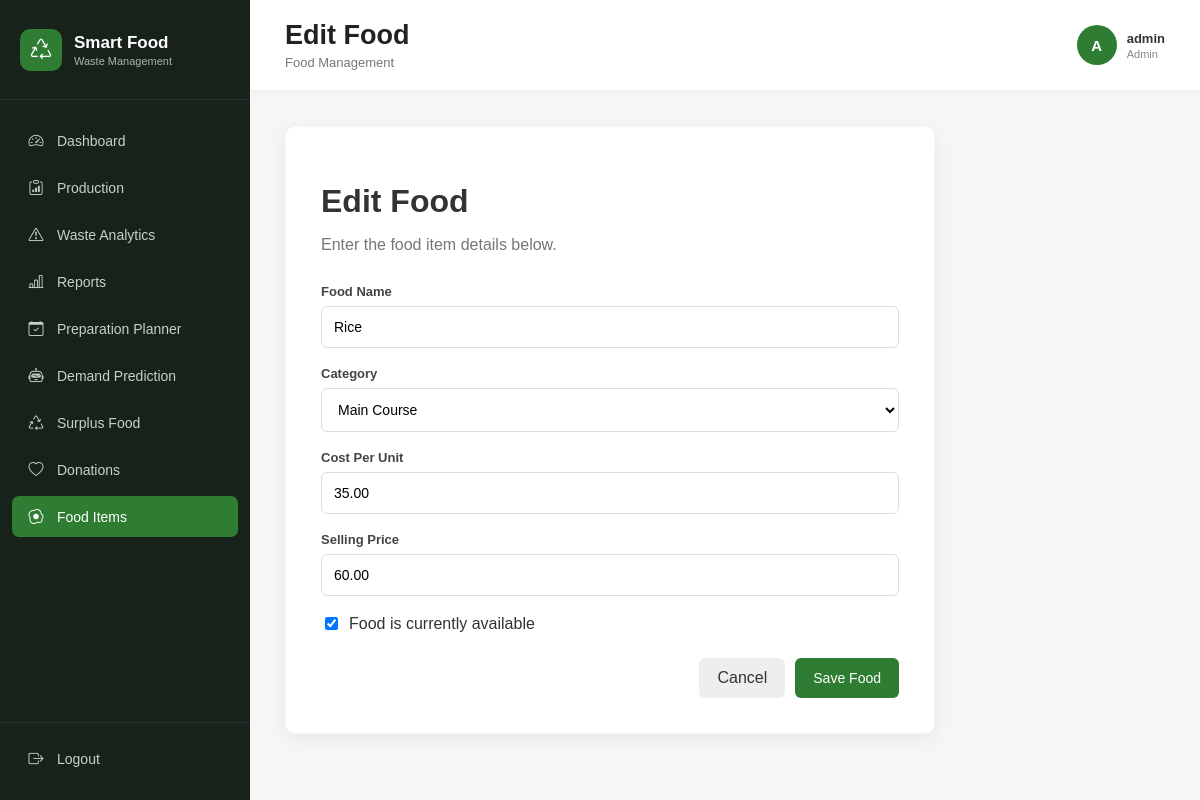
Screenshot of /foods/3/edit/ (signed in) with the database file from the repository.
### waste_management/models.py (models this page shows, shortened)
class FoodItem(models.Model):
    CATEGORY_CHOICES = [
        ('Breakfast', 'Breakfast'),
        ('Main Course', 'Main Course'),
        ('Snacks', 'Snacks'),
        ('Dessert', 'Dessert'),
        ('Beverage', 'Beverage'),
        ('Other', 'Other'),
    ]
    food_name = models.CharField(
        max_length=100
    )
    category = models.CharField(
        max_length=50,
        choices=CATEGORY_CHOICES
    )
    cost_per_unit = models.DecimalField(
        max_digits=10,
        decimal_places=2,
        validators=[MinValueValidator(0)]
    )
    selling_price = models.DecimalField(
        max_digits=10,
        decimal_places=2,
        validators=[MinValueValidator(0)]
    )
    is_available = models.BooleanField(
        default=True
    )
    created_at = models.DateTimeField(
        auto_now_add=True
    )
    updated_at = models.DateTimeField(
        auto_now=True
    )

### waste_management/views.py (the view)
@login_required
def edit_food(request, food_id):
    if not request.user.groups.filter(
        name="Admin"
    ).exists():
        return redirect("dashboard")
    food = get_object_or_404(
        FoodItem,
        id=food_id
    )
    if request.method == "POST":
        form = FoodItemForm(
            request.POST,
            instance=food
        )
        if form.is_valid():
            form.save()
            messages.success(
                request,
                "Food item updated successfully."
            )
            return redirect("food_list")
    else:
        form = FoodItemForm(
            instance=food
        )
    return render(
        request,
        "waste_management/food_form.html",
        {
            "form": form,
            "title": "Edit Food"
        }
    )

### waste_management/templates/waste_management/food_form.html (shortened to what this page needs)
{% extends 'waste_management/base.html' %}
{% block page_title %}
  {{ title }}
{% endblock %}
{% block page_subtitle %}
  Food Management
{% endblock %}
{% block content %}
  <div class="form-card">
    <h1>{{ title }}</h1>
    <p>Enter the food item details below.</p>
    <form method="POST">
      <div class="form-group">
        <label>Food Name</label>
        {{ form.food_name }}
      </div>
      <div class="form-group">
        <label>Category</label>
        {{ form.category }}
      </div>
      <div class="form-group">
        <label>Cost Per Unit</label>
        {{ form.cost_per_unit }}
      </div>
      <div class="form-group">
        <label>Selling Price</label>
        {{ form.selling_price }}
      </div>
      <div class="checkbox-group">
        {{ form.is_available }}
        <label>Food is currently available</label>
      </div>
      <div class="form-actions">
        <a href="{% url 'food_list' %}" class="cancel-btn">Cancel</a>
        <button type="submit" class="primary-btn">Save Food</button>
      </div>
    </form>
  </div>
{% endblock %}

### waste_management/templates/waste_management/base.html (shortened to what this page needs)
{% load static %}
<!DOCTYPE html>
<html lang="en">
  <head>
    <link rel="stylesheet" href="{% static 'css/style.css' %}" />
    <link rel="stylesheet" href="https://cdn.jsdelivr.net/npm/bootstrap-icons@1.11.3/font/bootstrap-icons.min.css" />
  </head>
  <body>
    <div class="app-layout">
      <aside class="app-sidebar">
        <div class="sidebar-brand">
          <div class="sidebar-brand-icon">
            <i class="bi bi-recycle"></i>
          </div>
          <div>
            <h2>Smart Food</h2>
            <span>Waste Management</span>
          </div>
        </div>
        <nav class="sidebar-menu">
          <a href="{% url 'dashboard' %}" class="sidebar-link {% if request.resolver_match.url_name == 'dashboard' %}active{% endif %}">
            <span class="sidebar-icon"><i class="bi bi-speedometer2"></i></span>
            <span>Dashboard</span>
          </a>
          <a href="{% url 'production_list' %}" class="sidebar-link {% if request.resolver_match.url_name == 'production_list' or request.resolver_match.url_name == 'add_production' %}active{% endif %}">
            <span class="sidebar-icon"><i class="bi bi-clipboard-data"></i></span>
            <span>Production</span>
          </a>
          <a href="{% url 'waste_dashboard' %}" class="sidebar-link {% if request.resolver_match.url_name == 'waste_dashboard' %}active{% endif %}">
            <span class="sidebar-icon"><i class="bi bi-exclamation-triangle"></i></span>
            <span>Waste Analytics</span>
          </a>
          <a href="{% url 'reports_dashboard' %}" class="sidebar-link {% if request.resolver_match.url_name == 'reports_dashboard' %}active{% endif %}">
            <span class="sidebar-icon"><i class="bi bi-bar-chart-line"></i></span>
            <span>Reports</span>
          </a>
          <a href="{% url 'preparation_planner' %}" class="sidebar-link {% if request.resolver_match.url_name == 'preparation_planner' %}active{% endif %}">
            <span class="sidebar-icon"><i class="bi bi-calendar-check"></i></span>
            <span>Preparation Planner</span>
          </a>
          <a href="{% url 'demand_prediction' %}" class="sidebar-link {% if request.resolver_match.url_name == 'demand_prediction' %}active{% endif %}">
            <span class="sidebar-icon"><i class="bi bi-robot"></i></span>
            <span>Demand Prediction</span>
          </a>
          <a href="{% url 'surplus_list' %}" class="sidebar-link {% if request.resolver_match.url_name == 'surplus_list' or request.resolver_match.url_name == 'add_surplus' %}active{% endif %}">
            <span class="sidebar-icon"><i class="bi bi-recycle"></i></span>
            <span>Surplus Food</span>
          </a>
          <a href="{% url 'donation_list' %}" class="sidebar-link {% if request.resolver_match.url_name == 'donation_list' or request.resolver_match.url_name == 'add_donation' %}active{% endif %}">
            <span class="sidebar-icon"><i class="bi bi-heart"></i></span>
            <span>Donations</span>
          </a>
          {% if request.user.groups.all %}
            {% if request.user.groups.all.0.name == 'Admin' %}
              <a href="{% url 'food_list' %}" class="sidebar-link {% if request.resolver_match.url_name == 'food_list' or request.resolver_match.url_name == 'add_food' or request.resolver_match.url_name == 'edit_food' %}active{% endif %}">
                <span class="sidebar-icon"><i class="bi bi-egg-fried"></i></span>
                <span>Food Items</span>
              </a>
            {% endif %}
          {% endif %}
        </nav>
        <div class="sidebar-footer">
          <a href="{% url 'logout' %}" class="sidebar-link logout-link">
            <span class="sidebar-icon"><i class="bi bi-box-arrow-right"></i></span>
            <span>Logout</span>
          </a>
        </div>
      </aside>
      <main class="app-main">
        <header class="app-topbar">
          <div>
            <h1>
              {% block page_title %}{% endblock %}
            </h1>
            <p>
              {% block page_subtitle %}{% endblock %}
            </p>
          </div>
          <div class="app-user">
            <div class="app-user-avatar">{{ request.user.username|first|upper }}</div>
            <div>
              <strong>{{ request.user.username }}</strong>
              <span>
                {% if request.user.groups.all.0.name %}
                  {{ request.user.groups.all.0.name }}
                {% else %}
                  User
                {% endif %}
              </span>
            </div>
          </div>
        </header>
        <div class="app-content">
          {% block content %}
          {% endblock %}
        </div>
      </main>
    </div>
  </body>
</html>

### waste_management/static/css/style.css (style rules this page uses)
.primary-btn { display: inline-block; padding: 11px 18px; background: #2e7d32; color: white; text-decoration: none; border: none; border-radius: 6px; cursor: pointer; font-size: 14px; }
.form-card { max-width: 650px; background: white; padding: 35px; border-radius: 10px; box-shadow: 0 5px 20px rgba(0, 0, 0, 0.06); }
.form-card h1 { margin-bottom: 8px; }
.form-card>p { color: #777; margin-bottom: 30px; }
.form-control { width: 100%; padding: 12px; border: 1px solid #ddd; border-radius: 6px; font-size: 14px; background: white; }
.checkbox-group { display: flex; align-items: center; gap: 8px; margin-bottom: 25px; }
.form-actions { display: flex; justify-content: flex-end; gap: 10px; margin-top: 25px; }
.cancel-btn { display: inline-block; padding: 11px 18px; background: #eee; color: #333; text-decoration: none; border-radius: 6px; }
* { box-sizing: border-box; }
html { scroll-behavior: smooth; }
body { margin: 0; font-family: Arial, Helvetica, sans-serif; background: #f5f7f6; color: #333; }
a, button, input, select, textarea { font-family: inherit; }
button, .primary-btn, .secondary-btn, .cancel-btn, .logout-btn, .edit-btn, .delete-btn { transition: background-color 0.2s ease, color 0.2s ease, border-color 0.2s ease, transform 0.2s ease, box-shadow 0.2s ease; }
.dashboard-card, .stat-card, .analysis-card, .form-card, .table-container { border: 1px solid rgba(0, 0, 0, 0.035); }
.form-group { margin-bottom: 18px; }
.form-group label { display: block; margin-bottom: 7px; color: #444; font-size: 13px; font-weight: 600; }
.form-control, .search-form input, .small-select { box-sizing: border-box; }
.form-actions { flex-wrap: wrap; }
.app-layout { min-height: 100vh; background: #f5f7f6; }
.app-sidebar { position: fixed; top: 0; left: 0; bottom: 0; width: 250px; display: flex; flex-direction: column; background: #17221b; color: white; z-index: 1000; }
.sidebar-brand { height: 100px; padding: 20px; display: flex; align-items: center; gap: 12px; border-bottom: 1px solid rgba(255, 255, 255, 0.08); }
.sidebar-brand-icon { width: 42px; height: 42px; flex-shrink: 0; display: flex; align-items: center; justify-content: center; background: #2e7d32; border-radius: 10px; font-size: 21px; }
.sidebar-brand h2 { margin: 0; color: white; font-family: Arial, Helvetica, sans-serif; font-size: 17px; font-weight: 600; }
.sidebar-brand span { display: block; margin-top: 2px; color: #aab5ad; font-family: Arial, Helvetica, sans-serif; font-size: 11px; }
.sidebar-menu { flex: 1; padding: 20px 12px; overflow-y: auto; }
.sidebar-link { display: flex; align-items: center; gap: 11px; width: 100%; padding: 12px 14px; margin-bottom: 6px; border-radius: 7px; color: #c8d0ca; text-decoration: none; font-family: Arial, Helvetica, sans-serif; font-size: 14px; transition: background 0.2s ease, color 0.2s ease; }
.sidebar-link.active { background: #2e7d32; color: white; }
.sidebar-icon { width: 20px; display: inline-flex; align-items: center; justify-content: center; font-size: 15px; }
.sidebar-footer { padding: 15px 12px; border-top: 1px solid rgba(255, 255, 255, 0.08); }
.app-main { min-height: 100vh; margin-left: 250px; width: calc(100% - 250px); background: #f5f7f6; }
.app-topbar { min-height: 90px; padding: 20px 35px; display: flex; align-items: center; justify-content: space-between; gap: 20px; background: white; border-bottom: 1px solid #edf0ed; box-shadow: 0 2px 10px rgba(0, 0, 0, 0.03); }
.app-topbar h1 { margin: 0 0 4px; color: #222; font-family: Arial, Helvetica, sans-serif; font-size: 27px; font-weight: 600; }
.app-topbar p { margin: 0; color: #777; font-family: Arial, Helvetica, sans-serif; font-size: 13px; }
.app-user { display: flex; align-items: center; gap: 10px; flex-shrink: 0; }
.app-user-avatar { width: 40px; height: 40px; display: flex; align-items: center; justify-content: center; border-radius: 50%; background: #2e7d32; color: white; font-family: Arial, Helvetica, sans-serif; font-size: 15px; font-weight: bold; }
.app-user strong { display: block; color: #333; font-family: Arial, Helvetica, sans-serif; font-size: 13px; }
.app-user span { display: block; margin-top: 2px; color: #888; font-family: Arial, Helvetica, sans-serif; font-size: 11px; }
.app-content { padding: 35px; }

### rows the page displays
FoodItem: food_name "Rice", category "Main Course", cost_per_unit "35.00", selling_price "60.00", is_available "☑"

### other values shown
{{ title }} "Edit Food"
{{ request.user.username|first|upper }} "A"
{{ request.user.username }} "admin"
{{ request.user.groups.all.0.name }} "Admin"
